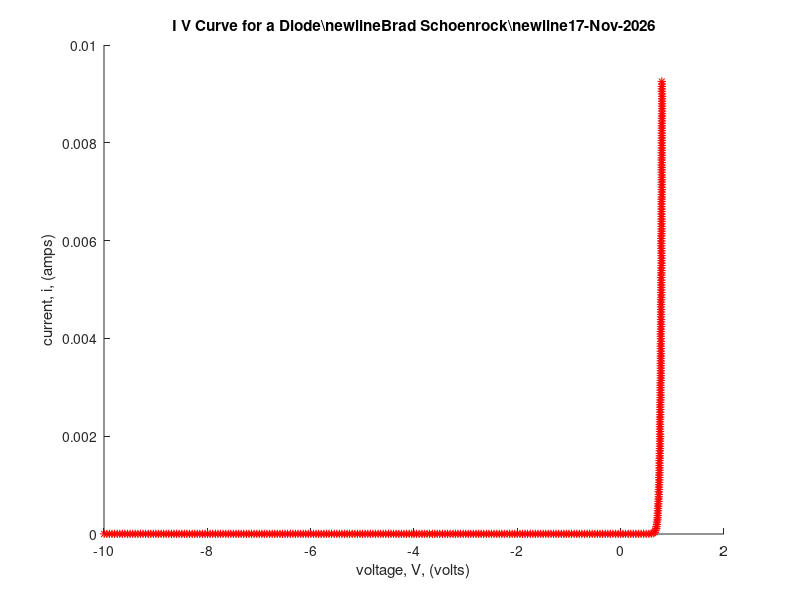

Reproduce this figure in MATLAB.
% loads the data from automatic IV curve for diode and plots
% Brad Schoenrock

clear all;

load('fdata.mat','-ASCII')

y=fdata(:,1);
x=fdata(:,2);

figure;
hold on
plot(x,y,'r*');
t1='I V Curve for a Diode';
t3='Brad Schoenrock';
t0='\newline';
t=[t1,t0,t3,t0,date];
title(t)
xlabel('voltage, V, (volts)')
ylabel('current, i, (amps)')
